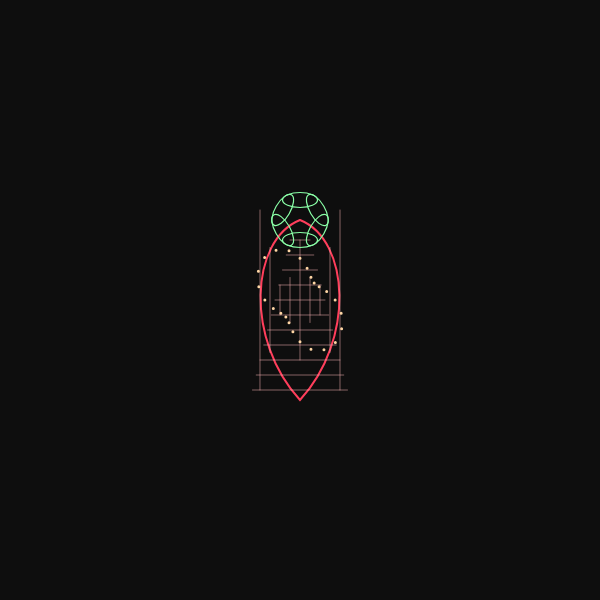
Frame 1 (no input)
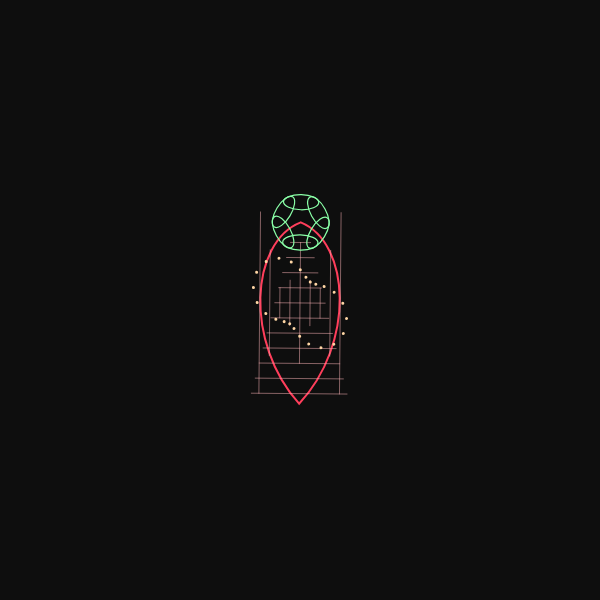
Frame 60 (no input)
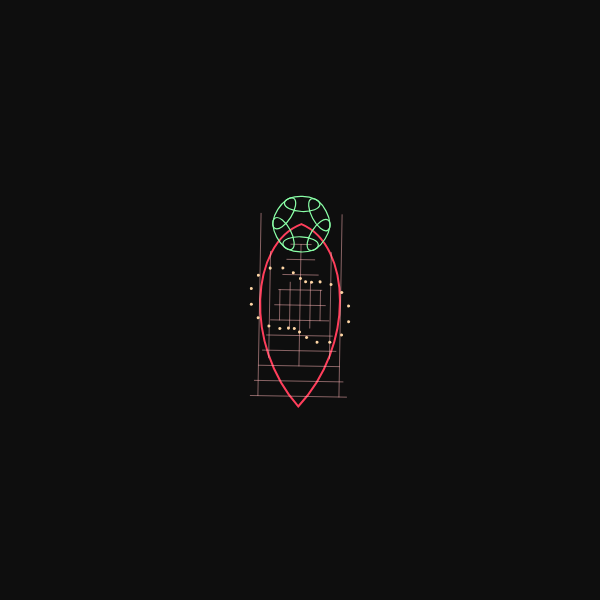
Frame 120 (the mouse pressed at the canvas centre since frame 60)

The p5.js sketch that drew these frames (run headless with seeded random() and noise() and a simulated clock; from frame 60 on, the mouse is pressed at the canvas centre):

// p5.js sketch
// ── sketch.js
let t = 0;

function setup() {
  createCanvas(600, 600);
  angleMode(DEGREES);
  noFill();
  strokeCap(ROUND);
}

function draw() {
  background('#0E0E0E');
  translate(width / 2, height / 2 + sin(t) * 6);
  t += 0.5;

  let pulse = 1 + sin(t) * 0.015;
  let spin = sin(t * 0.5) * 2;

  push();
  rotate(spin);
  scale(pulse);
  drawDigitalStrawberry(t);
  pop();
}

function drawDigitalStrawberry(t) {
  push();

  // Outer geometric wireframe (strawberry shape via bezier)
  stroke('#FF3E5B');
  strokeWeight(2);
  beginShape();
  vertex(0, -80);
  bezierVertex(50, -60, 55, 40, 0, 100);
  bezierVertex(-55, 40, -50, -60, 0, -80);
  endShape(CLOSE);

  // Wireframe grid lines
  strokeWeight(0.5);
  stroke('#FFB6B9');
  for (let y = -60; y <= 90; y += 15) {
    let w = map(y, -60, 100, 10, 50);
    line(-w, y, w, y);
  }

  // Vertical lines
  for (let x = -40; x <= 40; x += 10) {
    let y1 = map(abs(x), 0, 40, -60, 90);
    line(x, -y1, x, y1);
  }

  // Digital seeds (glowing nodes)
  strokeWeight(3);
  for (let a = 0; a < 360; a += 15) {
    let r = map(sin(a * 2 + t), -1, 1, 20, 50);
    let x = cos(a) * r;
    let y = sin(a) * r * 1.2;
    stroke('#FFD6A5');
    point(x, y);
  }

  drawDigitalLeaves(t);
  pop();
}

function drawDigitalLeaves(t) {
  push();
  translate(0, -80);
  rotate(sin(t * 0.6) * 2);

  stroke('#8AFFA7');
  strokeWeight(1.2);
  for (let i = 0; i < 6; i++) {
    push();
    rotate(i * 60);
    ellipse(0, -20, 35, 15);
    pop();
  }

  pop();
}
